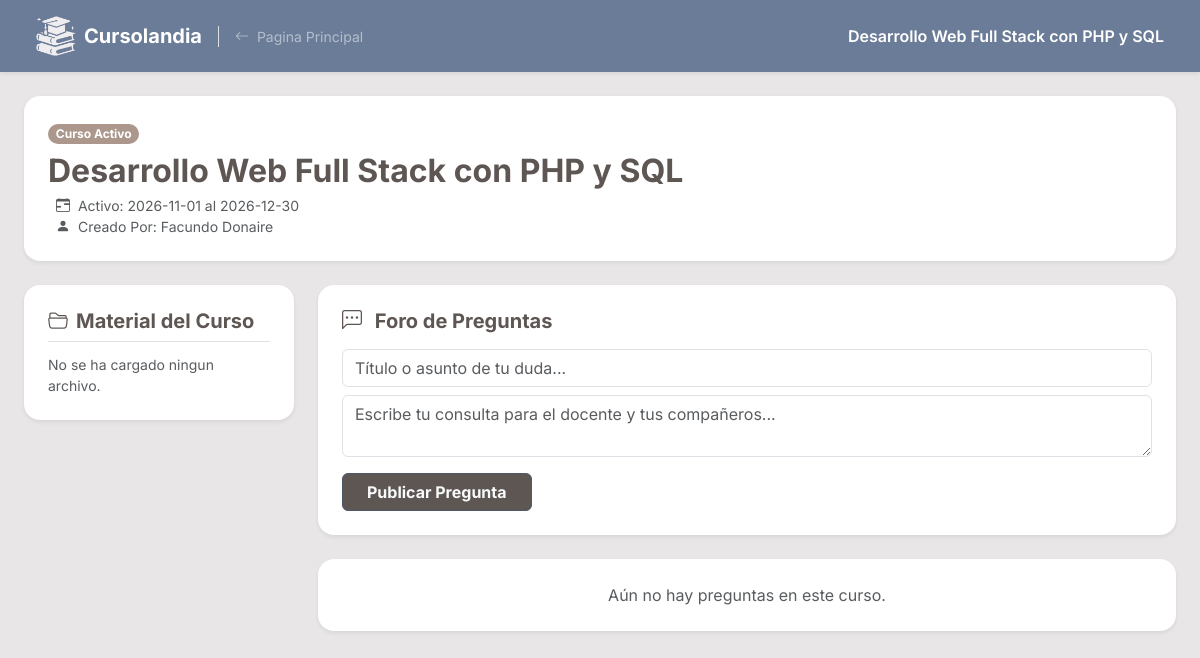
The app's page /Interfaz/Cursos/aula_c.php?id_c=1 with its own data.
### tables this page shows
CREATE TABLE Cursos (
    C_ID INT AUTO_INCREMENT NOT NULL,
    U_ID_Crea INT NOT NULL,
    C_Titulo VARCHAR (150) NOT NULL,
    C_Descripcion TEXT NOT NULL,
    C_Costo DECIMAL(10, 2) DEFAULT NULL,
    C_Cupos INT DEFAULT NULL,
    C_FDInicio DATE NOT NULL,
    C_FDFin DATE NOT NULL,
    C_Img VARCHAR(255) DEFAULT 'imgcurso_pordefecto.png',
    C_Acceso ENUM('Publico','Privado') NOT NULL DEFAULT 'Publico',
    PRIMARY KEY (C_ID),
    CONSTRAINT FK_U_ID_Crea FOREIGN KEY (U_ID_Crea) REFERENCES Usuarios(U_ID) ON DELETE CASCADE,
    CONSTRAINT chk_C_Costo CHECK (C_Costo IS NULL OR C_Costo >= 0),
    CONSTRAINT chk_C_Cupos CHECK (C_Cupos IS NULL OR C_Cupos >= 0),
    CONSTRAINT chk_C_Fechas CHECK (C_FDInicio <= C_FDFin)
);

CREATE TABLE Usuarios (
    U_ID INT AUTO_INCREMENT NOT NULL,
    U_DNI VARCHAR(8) NOT NULL,
    U_Nom VARCHAR(40) NOT NULL,
    U_Ape VARCHAR(40) NOT NULL,
    U_FDN DATE NOT NULL,
    U_Ant TEXT DEFAULT NULL,
    U_Email VARCHAR(255) NOT NULL,
    U_Contrasena VARCHAR(255) NOT NULL,
    U_Plan ENUM('Gratuito','Pro') NOT NULL DEFAULT 'Gratuito',
    U_Rol ENUM('usuario','admin') NOT NULL DEFAULT 'usuario',
    U_FotoDePerfil VARCHAR(255) NOT NULL DEFAULT 'avatar_pordefecto.avif',
    PRIMARY KEY (U_ID),
    UNIQUE (U_DNI),
    UNIQUE (U_Email),
    CONSTRAINT chk_U_Email CHECK (U_Email LIKE '%_@__%.__%')
);

### Persistencia/Consultas/CursoBD.php (called while the page is built, shortened)
<?php
    class CursoBD {
        public function datos_curso ($id_c) {
            $qry = "
                SELECT Cursos.*, U_Nom, U_Ape, U_FotoDePerfil,
                GROUP_CONCAT(E_Nombre SEPARATOR ', ') AS Etiquetas
                FROM Cursos INNER JOIN Usuarios ON U_ID_Crea = U_ID
                LEFT JOIN Tiene ON C_ID_Tiene = C_ID
                LEFT JOIN Etiquetas ON E_ID_Tiene = E_ID
                WHERE C_ID = '$id_c'
                GROUP BY Cursos.C_ID
            ";
            include RUTA_BASE . "/Persistencia/conexion.php";
            $result = mysqli_query($conexion,$qry);
            $fila = mysqli_fetch_array($result);
            return $fila;
        }
    }
?>

### Interfaz/Cursos/aula_c.php (the view, shortened to what this page needs)
<?php
    require_once RUTA_BASE . "/Persistencia/Consultas/PreguntaBD.php";
    require_once RUTA_BASE . "/Persistencia/Consultas/RespuestaBD.php";
    require_once RUTA_BASE . "/Persistencia/Consultas/CursoBD.php";
    $id_c = $_SESSION["id_curso"];
    $pbdd = new PreguntaBD();
    $cbdd = new CursoBD();
    $mbdd = new MaterialesBD();
    $datos_c = $cbdd -> datos_curso($id_c);
    $lista_p = $pbdd -> listar_preguntas($id_c);
    $lista_a = $mbdd -> listar_archivos($id_c);
?>
<!doctype html>
<html lang="es" data-bs-theme="light">
    <head>
        <link
            href="https://cdn.jsdelivr.net/npm/bootstrap@5.3.8/dist/css/bootstrap.min.css"
            rel="stylesheet"
        />
        <link rel="stylesheet" href="https://cdn.jsdelivr.net/npm/bootstrap-icons@1.13.1/font/bootstrap-icons.min.css">
        <link rel = "stylesheet" href = "<?php echo URL_BASE;?>/Interfaz/Activos/curstyles.css">
    </head>
    <body>
        <header class="mi-bg-grisazulado text-white py-3 px-4 shadow-sm">
            <div class="container-fluid d-flex justify-content-between align-items-center">
                <div class="d-flex align-items-center">
                    <img src="<?php echo URL_BASE; ?>/Interfaz/Activos/logo Cursolandia.png" alt="Logo" style="max-height: 40px;">
                    <span class="text-white fw-bold ms-2 fs-5 pe-3">Cursolandia</span>
                    <a href="<?php echo URL_BASE;?>/index.php" class="text-white-50 text-decoration-none small border-start ps-3">
                        <i class="bi bi-arrow-left me-1"></i>
                        Pagina Principal
                    </a>
                </div>
                <span class="fw-semibold d-none d-md-inline"><?php echo "{$datos_c['C_Titulo']}";?></span>
            </div>
        </header>
        <main>
            <section class="container-fluid px-lg-4 py-4">
                <div class="card border-0 shadow-sm rounded-4 p-4 mb-4 bg-white">
                    <div class="d-flex flex-column flex-md-row justify-content-between align-items-md-center gap-2">
                        <div>
                            <div class="mb-2">
                                <?php if ($datos_c["C_FDFin"] >= date('Y-m-d')): ?>
                                <span class="badge rounded-pill mi-bg-bronce">Curso Activo</span>
                                <?php else: ?>
                                <span class="badge rounded-pill mi-bg-bronce">Curso Inactivo</span>
                                <?php endif; ?>
                            </div>
                            <h2 class="fw-bold mi-color-text mb-1"><?php echo "{$datos_c['C_Titulo']}"; ?></h2>
                            <p class="text-muted small mb-0">
                                <i class="bi bi-calendar-range ms-2 me-1"></i>
                                Activo: <?php echo "{$datos_c['C_FDInicio']} al {$datos_c['C_FDFin']}";?>
                            </p>
                            <p class="text-muted small mb-0">
                                <i class="bi bi-person-fill ms-2 me-1"></i>
                                Creado Por: <?php echo "{$datos_c['U_Nom']} {$datos_c["U_Ape"]}";?>
                            </p>
                        </div>
                    </div>
                </div>
                <div class="row g-4">
                    <div class="col-12 col-lg-3 d-none d-lg-block">
                        <div class="card border-0 shadow-sm rounded-4 p-4">
                            <h5 class="fw-bold mi-color-text mb-1 border-bottom pb-2">
                                <i class="bi bi-folder2-open me-2"></i>Material del Curso
                            </h5>
                            <?php if (empty($lista_a)):?>
                                <p class="small text-muted mt-2 mb-0"> No se ha cargado ningun archivo.</p>
                            <?php endif; ?>
                        </div>
                    </div>
                    <div class="col-12 col-lg-9 mb-4">
                        <div class="card border-0 shadow-sm rounded-4 p-4 mb-4">
                            <h5 class="fw-bold mi-color-text mb-3">
                                <i class="bi bi-chat-left-dots me-2"></i> Foro de Preguntas
                            </h5>
                            <form action="" method="POST" name="fpreguntas" class="needs-validation" novalidate>
                                <div class="mb-2">
                                    <input type="text" name="titulo_p" class="form-control" placeholder="Título o asunto de tu duda..." required>
                                </div>
                                <div class="mb-3">
                                    <textarea name="texto_p" id="texto_pregunta" rows="2"  class="form-control" placeholder="Escribe tu consulta para el docente y tus compañeros..." required></textarea>
                                </div>
                                <button type="submit" name="publicar_p" value="1" class="btn mis-bgs-btns text-light px-4 fw-bold">
                                    Publicar Pregunta
                                </button>
                            </form>
                        </div>
                        <?php
                            if (empty($lista_p)) {
                                echo "
                                <div class='card border-0 shadow-sm rounded-4 p-4 text-center text-muted'>
                                    Aún no hay preguntas en este curso.
                                </div>";
                            }
                        ?>
                    </div>
                </div>
            </section>
        </main>
    </body>
</html>

### Interfaz/Activos/curstyles.css (style rules this page uses)
body { background-color: #E9E6E7; font-family: 'Inter', sans-serif; }
.mi-bg-grisazulado { background-color: #6B7C98; }
.mi-bg-bronce { background-color: #AB978C; }
.mis-bgs-btns { background-color: #5E5653; border-color: #4c586b; color: #E9E6E7; }
.mi-color-text { color: #5E5653; }

### records on screen
cursos: C_Titulo "Desarrollo Web Full Stack con PHP y SQL", C_FDInicio "2026-11-01", C_FDFin "2026-12-30", U_ID_Crea.U_Nom "Facundo", U_ID_Crea.U_Ape "Donaire"
